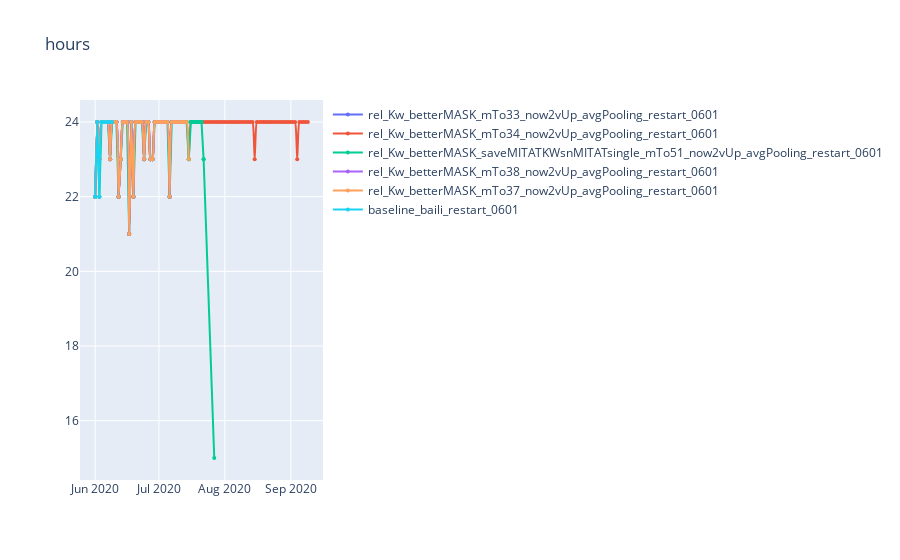
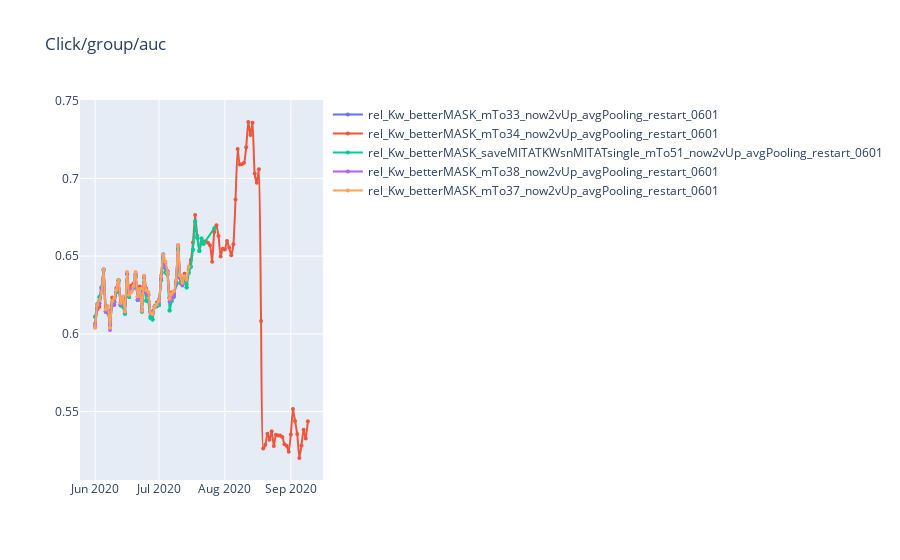
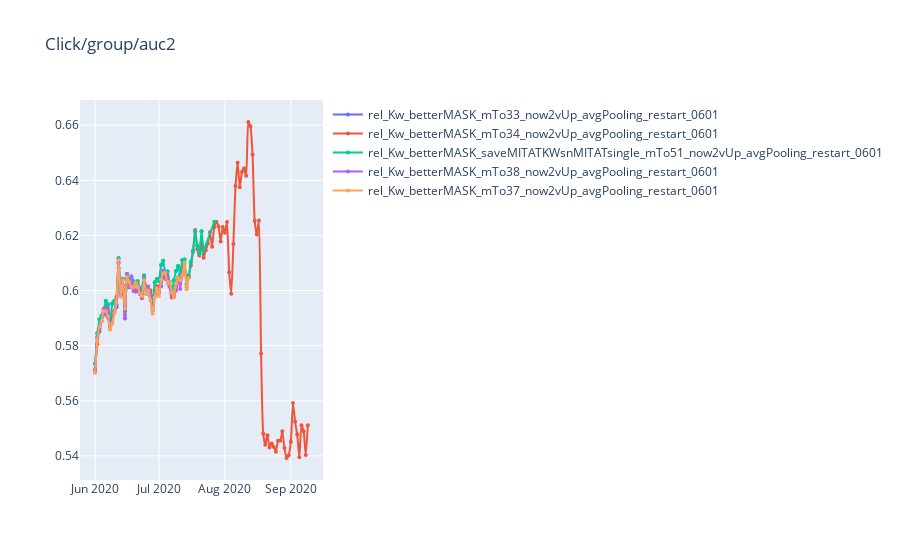
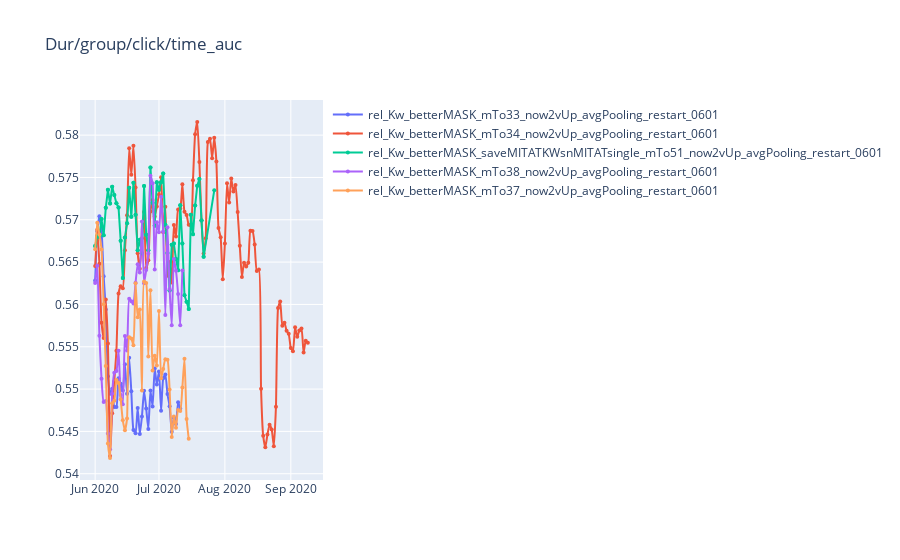

Notebook code cell kept with these figures, in order:
### Code cell
metrics = ['hours','Click/group/auc',  'Click/group/auc2', 'Dur/group/click/time_auc',
           'group/auc', 'group/auc2', 'cold/group/auc', 'auc', 'clickmids/auc', 'cold/auc',
            'hours', 'group/sqrt/auc', 'sqrt/auc', 
           'group/click/time_auc', 'quality/group/click/time_auc', 'rmse', 'click/rmse', 
           'rcr_auc', 'vtime_auc', 'ptime_auc',   
           
          ]
gezi.line(df, x='date', y=metrics, color='model')
